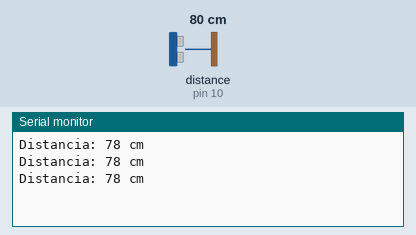
Bench run of a sketch on a simulated Arduino Uno, built with avr-gcc and run on an emulated ATmega328P. On the bench: the last lines printed to the serial monitor. Wiring (inferred from the names in the program): ultrasonic range finder: trigger pin 11; echo pin 10. The inputs (shaded band) are chosen by the test bench; at power-on: distance to the obstacle (sensor on pin 10) 80 cm. The echo pulse lasts 58.3 µs per cm.

Above: at 1.3 s.
1.4 s: distance to the obstacle (sensor on pin 10) set to 2 cm
At 1.9 s:
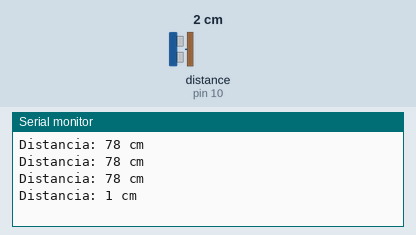
2.9 s: distance to the obstacle (sensor on pin 10) set to 4 cm
At 3.4 s:
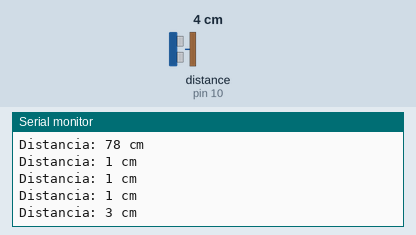
Timing chart, 0 to 5.9 s (numbered marks = the images above; inputs shaded):
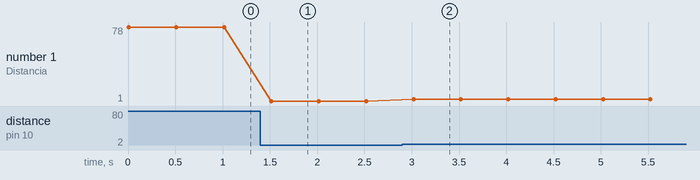

The sketch:

testando-sensor-ultrasonico.ino
```cpp
// Definição dos pinos do sensor
int trigPin = 11;
int echoPin = 10;

// Variável para armazenar a distância
long duracao;
int distancia;

void setup() {
  // Iniciar a comunicação serial
  Serial.begin(9600);

  // Definir pinos como saída e entrada
  pinMode(trigPin, OUTPUT);
  pinMode(echoPin, INPUT);
}

void loop() {
  // Enviar pulso ultrassônico
  digitalWrite(trigPin, LOW);
  delayMicroseconds(2);
  digitalWrite(trigPin, HIGH);
  delayMicroseconds(10);
  digitalWrite(trigPin, LOW);

  // Medir o tempo do eco
  duracao = pulseIn(echoPin, HIGH);

  // Calcular a distância em cm
  distancia = duracao * 0.034 / 2;

  // Exibir a distância no monitor serial
  Serial.print("Distancia: ");
  Serial.print(distancia);
  Serial.println(" cm");

  delay(500);
}
```

funcionamento.c
```cpp
//Este arquivo será utilizado para a formação do codigo em C
```

Measured:
- after the input at 1.4 s, the serial monitor: prints a new line after 0.12 s (image 1)
- after the input at 2.9 s, the serial monitor: prints a new line after 0.12 s (image 2)
- plotted number 1: 78 → 1 after the input at 1.4 s, 1 → 3 after the input at 2.9 s
